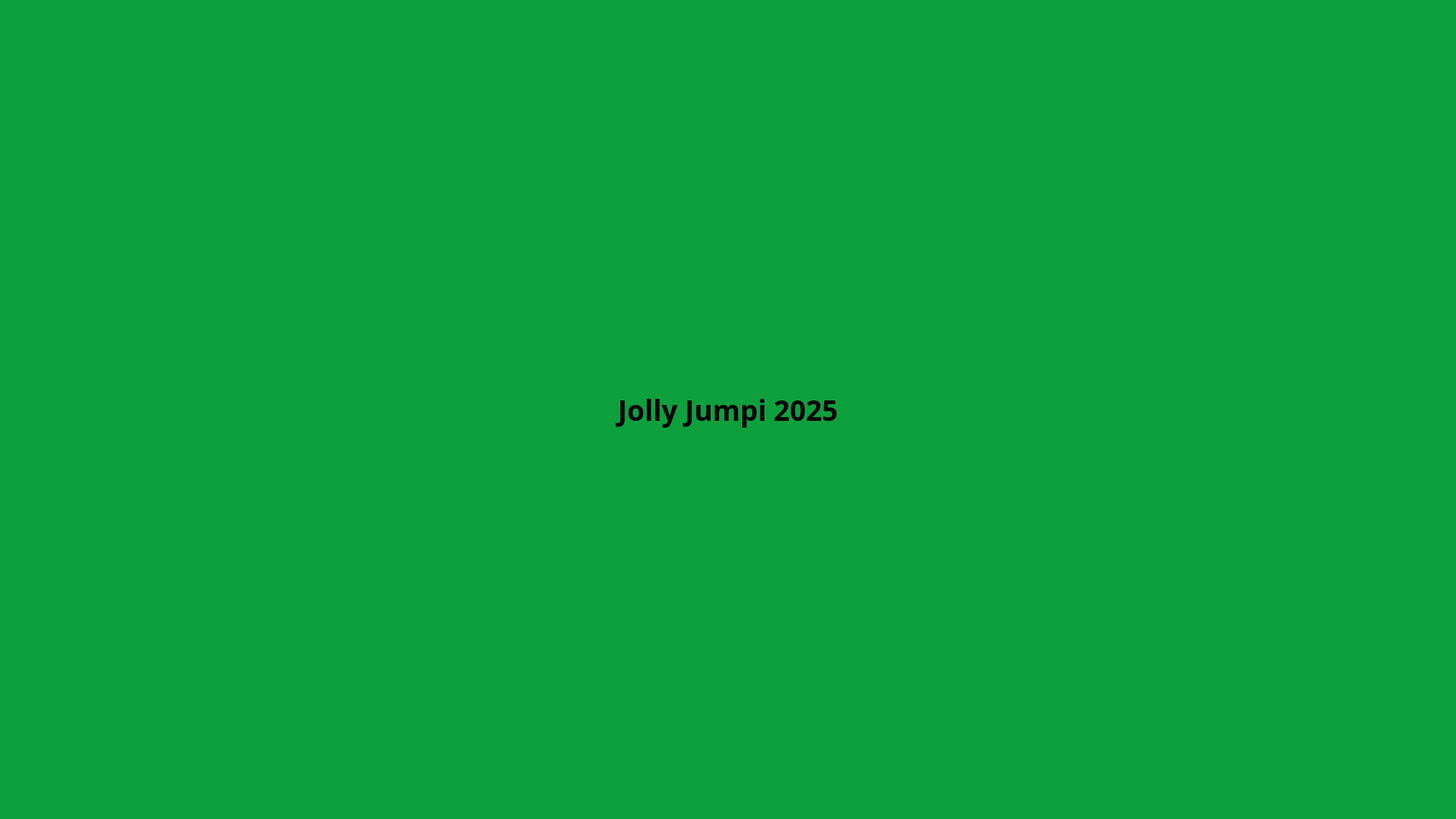
<?xml version="1.0" encoding="UTF-8"?>
<ui version="4.0">
 <class>Accueil</class>
 <widget class="QWidget" name="Accueil">
  <property name="geometry">
   <rect>
    <x>0</x>
    <y>0</y>
    <width>1920</width>
    <height>1080</height>
   </rect>
  </property>
  <property name="font">
   <font>
    <family>Ubuntu Condensed</family>
   </font>
  </property>
  <property name="windowTitle">
   <string>Jolly-Jumpi</string>
  </property>
  <property name="styleSheet">
   <string notr="true">background-color:#0ea03d;</string>
  </property>
  <layout class="QVBoxLayout" name="verticalLayout_2">
   <item>
    <widget class="QLabel" name="labelTitre">
     <property name="font">
      <font>
       <family>Ubuntu Condensed</family>
       <pointsize>28</pointsize>
       <weight>75</weight>
       <bold>true</bold>
      </font>
     </property>
     <property name="text">
      <string>Jolly Jumpi 2025</string>
     </property>
     <property name="alignment">
      <set>Qt::AlignCenter</set>
     </property>
    </widget>
   </item>
  </layout>
 </widget>
 <resources/>
 <connections/>
</ui>
